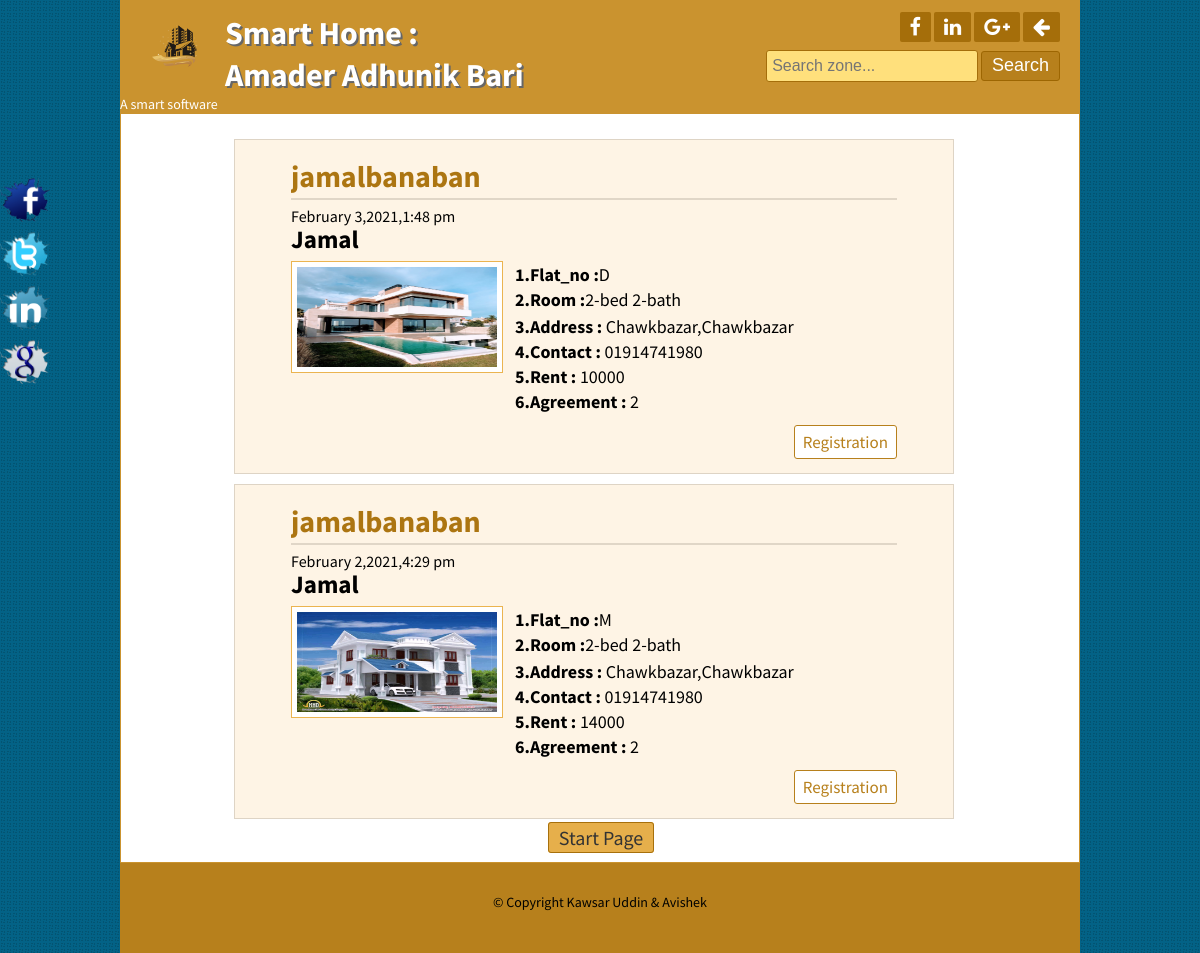
/insidebuttonsearch.php?place=Chawkbazar, run on the app's committed database.
### tables this page shows
CREATE TABLE `tbl_upload` (
  `supid` int(255) NOT NULL,
  `bname` varchar(255) NOT NULL,
  `ownername` varchar(255) NOT NULL,
  `flat_no` varchar(255) NOT NULL,
  `room` varchar(255) NOT NULL,
  `address` varchar(255) NOT NULL,
  `contact` varchar(255) NOT NULL,
  `flat_code` varchar(255) NOT NULL,
  `zone_name` varchar(255) NOT NULL,
  `agreement` int(255) NOT NULL,
  `img` varchar(255) NOT NULL,
  `rent` varchar(255) NOT NULL,
  `permission` int(255) NOT NULL DEFAULT '0',
  `time` timestamp NOT NULL DEFAULT CURRENT_TIMESTAMP ON UPDATE CURRENT_TIMESTAMP
);

### lib/database.php (called while the page is built, shortened)
<?php
class database
{
  public $host = DB_HOST;
  public $user = DB_USER;
  public $pass = DB_PASS;
  public $name = DB_NAME;
  public $link;
  private function connectDB()
  {
  	$this->link = new mysqli($this->host,$this->user,$this->pass,$this->name);
  }
  public function select($search)
  {
  	$result = $this->link->query($search) or die($this->link->error.__LINE__);
  	if($result->num_rows>0)
  	{
  		return $result;
  	}
  	else
  	{
  		return false;
  	}
  }
}
?>

### format/format.php (called while the page is built, shortened)
<?php
class format
{
	public function Date($date)
	{
		return date("F j,Y,g:i a",strtotime($date));
	}
 public function validation($word)
 {
 	$dat = htmlspecialchars($word);
 	return $dat;
 }
 }
?>

### insidebuttonsearch.php (the view, shortened to what this page needs)
<?php
  require_once "lib/database.php";
  require_once "format/format.php";
  $db = new database();
  $fm = new format();
?>
<?php
 include "inc/searchheader.php";
?>
<?php
$per_page =2;
if(isset($_GET["page"]))
{
	$page = $_GET["page"];
}
else
{
	$page = 1;
}
$start = ($page-1)*$per_page
?>
	<div class="contentsection contemplete clear">
			 <?php
			          $place = $_GET['place'];
                      $sql = "SELECT * FROM tbl_upload WHERE  permission = 1 AND zone_name='$place' limit $start,$per_page";
                     $row = $db->select($sql);
                      if($row)
                      {
                       while($result = $row->fetch_assoc())
                        {
 				  ?>
 				 <div class="maincontent clear">
			    <div class="samepost clear">
 				  <h2><?= $result['bname']?></h2>
				<h4><?= $fm->Date($result['time']);?> <p><b><?= $result['ownername']?></b></p></h4>
				<img src="<?= $result['img'];?>" alt="post" alt="" height="100px" width="100px"/>
				<p>
					<table>
				 <tbody>
			      <tr>
			      <td><b>1.Flat_no :</b><?= $result['flat_no'];?></td>
			      </tr>
			      <tr>
			      <td><b>2.Room :</b><?= $fm->validation($result['room']);?></td>
			      </tr>
			      <tr>
			      <td><b>3.Address : </b><?= $fm->validation($result['address']) ;?>,<?=$result['zone_name'] ;?></td>
			      </tr>
			      <tr>
			      <td><b>4.Contact : </b><?= $result['contact']?></td>
			      </tr>
			       <tr>
			      <td><b>5.Rent : </b><?= $result['rent']?></td>
			      </tr>
			      <tr>
			      <td><b>6.Agreement : </b> <?= $result['agreement'];?></td>
			      </tr>
			  </tbody>
			</table>
				</p>
				<div class="readmore clear">
					<a href="userregistration.php?uploadid=<?php echo $result['supid'];?>">Registration</a>
				</div>
			</div>
			</div>
			<?php
		      }
              echo "<span class = 'pagination'><a href ='insidebuttonsearch.php?page=1&place=".$place."'>".'Start Page'."</a>";
             }
		         else
               {
                  echo "<p><span style='color:red;font-size:100px;line-height:130px;text-align: center;display:block;font-size: 80px;'>Sorry!No rent house in this zone</p>";
               }
              ?>
	</div>
	<?php
 include "inc/searchfooter.php";
?>

### inc/searchheader.php (shortened to what this page needs)
<!DOCTYPE html>
<html>
<head>
	<link rel="stylesheet" href="font-awesome-4.5.0/css/font-awesome.css">
	<link rel="stylesheet" href="css/nivo-slider.css" type="text/css" media="screen" />
	<link rel="stylesheet" href="style.css">
<head>
<body>
	<div class="headersection templete clear">
		<a href="#">
			<div class="logo">
				<a href="login.php"><img src="logo1.png" alt="Logo"/></a>
				<h2>Smart Home :</h2>
				<h2>Amader Adhunik Bari</h2>
				<p>A smart software</p>
			</div>
		</a>
		<div class="social clear">
			<div class="icon clear">
				<a href="https://www.facebook.com/" target="_blank"><i class="fa fa-facebook"></i></a>
				<a href="https://www.linkedin.com/home" target="_blank"><i class="fa fa-linkedin"></i></a>
				<a href="https://www.google.com/" target="_blank"><i class="fa fa-google-plus"></i></a>
				<a href="login.php"><i class="fa fa-arrow-left"></i></a>
			</div>
			<div class="searchbtn clear">
			<form action="searchdetails.php" method="post">
				<input type="text" name="search" required placeholder="Search zone..."/>
				<input type="submit" name="submit" value="Search"/>
			</form>
			</div>
		</div>
	</div>
</body>
</head>

### inc/searchfooter.php (shortened to what this page needs)
<div class="footersection templete clear">
	  <p>&copy; Copyright Kawsar Uddin & Avishek</p>
	</div>
	<div class="fixedicon clear">
		<a href="https://www.facebook.com/"><img src="images/fb.png" alt="Facebook"/></a>
		<a href="https://twitter.com/"><img src="images/tw.png" alt="Twitter"/></a>
		<a href="https://www.linkedin.com/home"><img src="images/in.png" alt="LinkedIn"/></a>
		<a href="https://www.google.com"><img src="images/gl.png" alt="GooglePlus"/></a>
	</div>
</body>
</html>

### style.css (style rules this page uses)
* { margin:0;padding:0;outline:0 }
body { font-family: 'Source Sans Pro', sans-serif;font-size:14px;line-height:18px;color:#000;background:url(images/bg.png)repeat fixed 0 0 #fff; }
.templete { width:960px;margin:0 auto; }
.contemplete { margin: 0 auto; width: 928px; }
.clear { overflow:hidden; }
input[type="text"], input[type="email"] { border: 1px solid #cfc5b6; border-radius: 3px; margin-bottom: 5px; padding: 5px; width: 300px; }
input[type="submit"] { background: #b7801c none repeat scroll 0 0; border: 1px solid #e6af4b; color: #fff; cursor: pointer; font-size: 20px; padding: 1px 10px; }
.headersection { background: #ca932f none repeat scroll 0 0; color: #fff; }
.logo { float: left; width: 580px; }
.logo img { float: left; margin-right: 15px; padding-bottom: 10px; padding-left: 20px; padding-top: 10px; width: 70px; }
.logo h2 { color: #fff; font-size: 32px; margin-bottom: 11px; margin-top: 24px; text-shadow: 2px 2px 0 #666; }
.logo p { color:#fff; }
.social { float: right; margin-right: 20px; margin-top: 12px; text-align: right; width: 360px; }
.icon { float: right; }
.icon a { background: #a56e0a none repeat scroll 0 0; border-radius: 2px; color: #fff; display: block; float: left; font-size: 20px; margin-left: 3px; padding: 5px 10px; }
.searchbtn { float: right; margin-top: 8px; }
.searchbtn input[type="text"] { border: 1px solid #A56E0A; width: 200px; background: #FFE07C; font-size: 16px; height: 20px; }
.searchbtn input[type="submit"] { border: 1px solid #9d6602; border-radius: 3px; font-size: 18px; height: 30px; padding-left: 10px; padding-right: 10px; padding-top: 0; cursor: pointer; }
.contentsection { background: #ffffff none repeat scroll 0 0; border: 1px solid #ca932f; padding: 15px; }
.maincontent { background: #fef4e5 none repeat scroll 0 0; border: 1px solid #ded4c5; margin: 10px 6em 10px 7em; padding: 1em 4em; width: 606px; }
.samepost { font-weight: normal; font-size: 16px; line-height: 24px; text-align: justify; }
.samepost h2, .about h2 { border-bottom: 2px solid #e0d6c7; color: #ac7511; font-size: 30px; margin-bottom: 4px; padding: 10px 10px 10px 0; }
.samepost h4,.about h4 { font-weight: normal; margin-bottom: 10px; margin-top: 0; }
.samepost img { background: #fff none repeat scroll 0 0; border: 1px solid #ebb450; float: left; margin-right: 10px; padding: 5px; width: 200px; }
.samepost p { font-size: 25px; line-height: 23px; text-align: justify; }
.samepost td { font-size: 18px; line-height: 23px; text-align: justify; }
.readmore { float: right; margin-top: 10px; }
.readmore a { background: #fff none repeat scroll 0 0; border: 1px solid #b7801c; border-radius: 3px; color: #b7801c; display: block; font-size: 17px; padding: 4px 8px; text-decoration: none; }
.footersection { height:90px;background:#B7801C;text-align:center }
.fixedicon { left: 0; position: fixed; top: 175px; width: 60px; }
.fixedicon img { width: 50px; }
.pagination { display:block;font-size:20px;margin-top:10px;padding:10x; text-align:center; }
.pagination a { background : #e6af4b none repeat scroll 0 0; border : 1px solid #a7700c; border-radius : 3px; color: #333; margin-left : 2px; padding : 2px 10px; text-decoration: none; }

### inc/searchheader.php (style rules this page uses)
.contentsection { background: #ffffff none repeat scroll 0 0; border: 1px solid #ca932f; padding: 15px; }
.maincontent { background: #fef4e5 none repeat scroll 0 0; border: 1px solid #ded4c5; margin: 10px 6em 10px 7em; padding: 1em 4em; width: 606px; }
.samepost { font-weight: normal; font-size: 16px; line-height: 24px; text-align: justify; }
.samepost h2, .about h2 { border-bottom: 2px solid #e0d6c7; color: #ac7511; font-size: 30px; margin-bottom: 4px; padding: 10px 10px 10px 0; }
.samepost h4,.about h4 { font-weight: normal; margin-bottom: 10px; margin-top: 0; }
.samepost img { background: #fff none repeat scroll 0 0; border: 1px solid #ebb450; float: left; margin-right: 10px; padding: 5px; width: 200px; }
.samepost p { font-size: 25px; line-height: 23px; text-align: justify; }
.samepost td { font-size: 18px; line-height: 23px; text-align: justify; }
.pagination { display:block;font-size:20px;margin-top:10px;padding:10x; text-align:center; }
.pagination a { background : #e6af4b none repeat scroll 0 0; border : 1px solid #a7700c; border-radius : 3px; color: #333; margin-left : 2px; padding : 2px 10px; text-decoration: none; }

### data on the page
tbl_upload: bname "jamalbanaban", time "February 3,2021,1:48 pm", ownername "Jamal", img (picture), flat_no "D", room "2-bed 2-bath", address "Chawkbazar", zone_name "Chawkbazar", contact "01914741980", rent "10000", agreement "2"
tbl_upload: bname "jamalbanaban", time "February 2,2021,4:29 pm", ownername "Jamal", img (picture), flat_no "M", room "2-bed 2-bath", address "Chawkbazar", zone_name "Chawkbazar", contact "01914741980", rent "14000", agreement "2"
